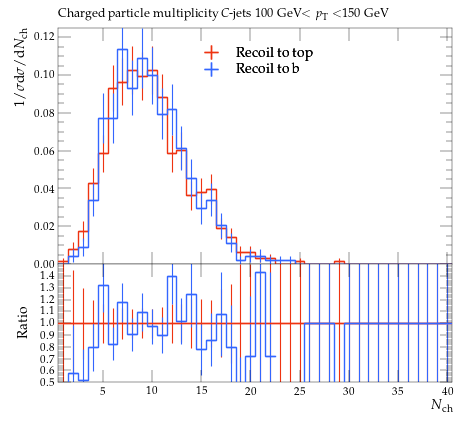

Write Python code to recreate this figure.
#! /usr/bin/env python

# This Python script was auto-generated using YODA v2.0.2.
# Analysis object: /MC_HFDECAYS/avg_C_jet_ch_mult_100_150
# Timestamp: 31-07-2026 (13:13:52)

import matplotlib as mpl
import matplotlib.pyplot as plt
mpl.use('Agg') # comment out for interactive use
import os
import numpy as np

plotDir = os.path.split(os.path.realpath(__file__))[0]
if 'YODA_USER_PLOT_PATH' in globals():
    plot_outdir = globals()['YODA_USER_PLOT_PATH']
else:
    plot_outdir = plotDir

#plot style
plt.style.use(os.path.join(plotDir, '../default.mplstyle'))
# plot metadata
figW, figH = plt.rcParams['figure.figsize']
ax_xLabel = r'$N_\mathrm{ch}$'
ax_yLabel = r'$1/\sigma \mathrm{d}\sigma/\mathrm{d}N_\mathrm{ch}$'
ax_title  = r'Charged particle multiplicity $C$-jets 100 GeV$<p_\mathrm{T}<$150 GeV'
ax_xScale = 'linear'
ax_yScale = 'linear'
xLims = (0.5, 40.5)
yLims = (0.0, 0.12499707000000002)
xMinorTickMarks = 0

# TeX-friendly labels for the legend
labels = {
    'legend' : ([ r"Recoil to top", r"Recoil to b" ], r""),
}

# Adjust canvas width and height
canvasW = 10.0
canvasH = 9.0
figW *= canvasW/10.
figH *= canvasH/9.

# Create figure and axis objects
fig, (ax, ratio0_ax) = plt.subplots(2, 1, sharex=True,
                  figsize=(figW,figH), gridspec_kw={'height_ratios': (6.0, 3.0)})

# Set figure margins
plt.subplots_adjust(
    left   = 1.0 * plt.rcParams['figure.subplot.left'],
    right  = 1.0 * plt.rcParams['figure.subplot.right'],
    top    = 1.0 * plt.rcParams['figure.subplot.top'],
    bottom = 1.0 * plt.rcParams['figure.subplot.bottom'])

ratio0_ax.yaxis.set_major_locator(mpl.ticker.MultipleLocator(0.1))
ratio0_ax.set_ylim(0.5, 1.4999)
ratio0_ax.set_ylabel('Ratio')
ratio0_ax.xaxis.set_minor_locator(mpl.ticker.NullLocator())

# the numerical data is stored in a separate file
dataf = dict()
prefix = os.path.split(__file__)[0]
if prefix:    prefix = prefix + '/'
exec(open(prefix+'avg_C_jet_ch_mult_100_150__data.py').read(), dataf)


legend_handles = dict() # keep track of handles for the legend

# style options for curves
# starts at zorder>=5 to draw curve on top of legend
styles = {
  'recoil_t': {
    'color' : '#EE3311',
    'linestyle' : '-',
    'linewidth' : 1,
    'marker' : 'none',
    'markersize' : 2,
    'capsize' : 0.0,
    'zorder' : 5,
    'histstyle' : 1,
    'drawstyle' : 'steps-pre',
    'xerrorbars' : 1,
    'yerrorbars' : 1,
    'fillcolor' : None,
    'fillopacity' : 1.0,
    'ratio0_linestyle' : '-',
    'ratio0_linewidth' : 1,
    'ratio0_marker' : 'none',
    'ratio0_markersize' : 2,
    'ratio0_capsize' : 0.0,
    'ratio0_zorder' : 5,
    'ratio0_histstyle' : 1,
    'ratio0_drawstyle' : 'steps-pre',
    'ratio0_xerrorbars' : 1,
    'ratio0_yerrorbars' : 1,
  },
  'recoil_b': {
    'color' : '#3366FF',
    'linestyle' : '-',
    'linewidth' : 1,
    'marker' : 'none',
    'markersize' : 2,
    'capsize' : 0.0,
    'zorder' : 6,
    'histstyle' : 1,
    'drawstyle' : 'steps-pre',
    'xerrorbars' : 1,
    'yerrorbars' : 1,
    'fillcolor' : None,
    'fillopacity' : 1.0,
    'ratio0_linestyle' : '-',
    'ratio0_linewidth' : 1,
    'ratio0_marker' : 'none',
    'ratio0_markersize' : 2,
    'ratio0_capsize' : 0.0,
    'ratio0_zorder' : 6,
    'ratio0_histstyle' : 1,
    'ratio0_drawstyle' : 'steps-pre',
    'ratio0_xerrorbars' : 1,
    'ratio0_yerrorbars' : 1,
  },
}

# curve from input yoda files in main panel
for label, yvals in dataf['yvals'].items():
    if all(np.isnan(v) for v in dataf['yvals'][label]):
        continue
    tmp = None
    if styles[label]['histstyle']: # draw as histogram
        xpos = dataf['xedges'][label] if styles[label]['drawstyle'] else dataf['xpoints'][label]
        ypos = np.insert(yvals, 0, yvals[0]) if styles[label]['drawstyle'] else yvals
        if styles[label]['fillcolor']: # fill area below curve
            ax.fill_between(xpos, ypos, step='pre',
                            color=styles[label]['fillcolor'],
                            alpha=styles[label]['fillopacity'])
        tmp, = ax.plot(xpos, ypos,
                       color=styles[label]['color'],
                       linestyle=styles[label]['linestyle'],
                       linewidth=styles[label]['linewidth'],
                       drawstyle=styles[label]['drawstyle'], solid_joinstyle='miter',
                       zorder=styles[label]['zorder'], label=label)
    tmp = ax.errorbar(dataf['xpoints'][label], yvals,
                      xerr=np.array(dataf['xerrs'][label])*styles[label]['xerrorbars'],
                      yerr=np.array(dataf['yerrs'][label])*styles[label]['yerrorbars'],
                      fmt=styles[label]['marker'], capsize=styles[label]['capsize'],
                      markersize=styles[label]['markersize'],
                      ecolor=styles[label]['color'],
                      color=styles[label]['color'], zorder=styles[label]['zorder'])
    tmp[-1][0].set_linestyle(styles[label]['linestyle'])
    tmp[-1][0].set_linewidth(styles[label]['linewidth'])
    if label in dataf['add_legend_handle']:  legend_handles[label] = tmp
    for varLabel in dataf['variation_yvals'].keys():
        if varLabel.startswith(label):
            tmp, = ax.plot(dataf['xedges'][label], dataf['variation_yvals'][varLabel],
                           color=styles[label]['color'],
                           linestyle=styles[label]['linestyle'],
                           linewidth=styles[label]['linewidth'],
                           drawstyle='steps-pre', solid_joinstyle='miter',
                           zorder=styles[label]['zorder'], alpha=0.5)


# plots on ratio panel
# curve from input yoda files in ratio panel
for label, yvals in dataf['ratio0_yvals'].items():
    if all(np.isnan(v) for v in yvals):
        continue
    if styles[label]['ratio0_histstyle']: # plot as histogram
        xpos = dataf['xedges']['recoil_t'] if styles[label]['ratio0_drawstyle'] else dataf['xpoints']['recoil_t']
        ypos = np.insert(yvals, 0, yvals[0]) if styles[label]['ratio0_drawstyle'] else yvals
        ratio0_ax.plot(xpos, ypos,
                       color=styles[label]['color'],
                       linewidth=styles[label]['linewidth'],
                       linestyle=styles[label]['ratio0_linestyle'],
                       drawstyle=styles[label]['ratio0_drawstyle'], zorder=styles[label]['zorder'],
                       solid_joinstyle='miter')
    tmp = ratio0_ax.errorbar(dataf['xpoints']['recoil_t'], yvals,
                             xerr=np.array(dataf['ref_xerrs'])*styles[label]['ratio0_xerrorbars'],
                             yerr=np.array(dataf['ratio0_yerrs'][label])*styles[label]['ratio0_yerrorbars'],
                             fmt=styles[label]['ratio0_marker'], capsize=styles[label]['ratio0_capsize'],
                             markersize=styles[label]['ratio0_markersize'],
                             ecolor=styles[label]['color'],
                             color=styles[label]['color'])
    tmp[-1][0].set_linestyle(styles[label]['ratio0_linestyle'])
    tmp[-1][0].set_linewidth(styles[label]['ratio0_linewidth'])

    for varlabel in dataf['ratio0_variation_vals'].keys():
        if varlabel.startswith(label):
            ratio0_ax.plot(dataf['xedges']['recoil_t'],
                            dataf['ratio0_variation_vals'][varlabel],
                            color=styles[label]['color'],
                            linestyle=styles[label]['linestyle'],
                            linewidth=styles[label]['linewidth'],
                            drawstyle='steps-pre', solid_joinstyle='miter',
                            zorder=1, alpha=0.5)

legend_items = list(legend_handles.values())
ax.add_artist(ax.legend(legend_items,
                        labels['legend'][0],
                        title=labels['legend'][1],
                        alignment='left',
                        loc='upper center',
                        bbox_to_anchor=(0.5, 0.97)))

# set plot metadata as defined above
ratio0_ax.set_xlabel(ax_xLabel)
ratio0_ax.xaxis.set_label_coords(1., -0.15)
ax.set_ylabel(ax_yLabel, ha='right', va='top')
ax.yaxis.set_label_coords(-0.11, 1.0)
ax.set_title(ax_title, loc='left')
ax.set_xscale(ax_xScale)
ax.set_yscale(ax_yScale)
ax.set_xlim(xLims)
ax.set_ylim(yLims)

# tick formatting
plt.rcParams['xtick.top'] = True
plt.rcParams['ytick.right'] = True
ax.xaxis.set_minor_locator(mpl.ticker.NullLocator())
fig.align_ylabels((ax, ratio0_ax))
plt.savefig(os.path.join(plot_outdir, 'avg_C_jet_ch_mult_100_150.pdf'), format='PDF')
plt.savefig(os.path.join(plot_outdir, 'avg_C_jet_ch_mult_100_150.png'), format='PNG')

plt.close(fig)
